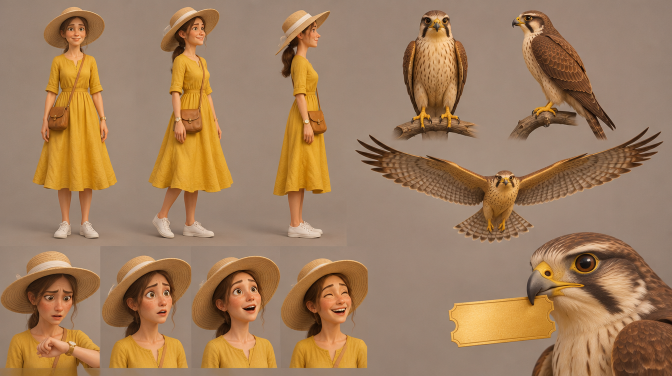
#> input picture reels/falcon/sheets/sheet_v1.png, 1344 x 752 px (shown at 1/2 size)
$ python -i analyze_reference.py   (imports and definitions only)
#> lines starting #> are read from the running program, lines starting #| are printed output that depends on the picture
#> further down, picture is the input picture: PIL image 1344x752 RGB; mean R, G, B 159.2, 125.3, 93.4
#!/usr/bin/env python3
"""Бесплатный разбор видео по кадрам: монтажный ритм, цвет, звук.

Нужен, чтобы (1) снять мерки с эталонного фильма и (2) сравнить с ними свой
готовый ролик. Работает локально через ffmpeg + Pillow, кредиты не тратит.

    python3 analyze_reference.py film.mp4 --out analysis/film

На выходе в папке --out:
    report.md      краткий отчёт для чтения
    report.json    те же числа для сравнения двух видео
    sheet_XX.jpg   раскадровка: средний кадр каждого плана с номером и длиной
    loudness.png   кривая громкости по времени
"""
import argparse
import json
import math
import re
import statistics
import subprocess
import sys
from pathlib import Path

from PIL import Image, ImageDraw, ImageFont


def run(cmd):
    return subprocess.run(cmd, capture_output=True, text=True, errors="replace")


# [55 lines left out: functions probe, detect_active_picture, detect_cuts, build_shots, grab_frame, not called in this run]


def hexc(rgb):
    return "#%02x%02x%02x" % tuple(int(round(c)) for c in rgb)


def pixels(img):
    """Список пикселей; имя метода зависит от версии Pillow."""
    getter = getattr(img, "get_flattened_data", None) or img.getdata
    return list(getter())


def frame_colour(img):
    """Яркость, насыщенность, оттенок теней/светов, 5 главных цветов."""
    small = img.convert("RGB").resize((96, 54))
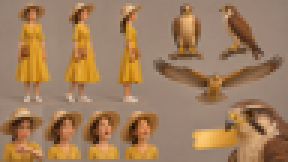
#> small: PIL image 96x54 RGB (shown 3 times larger); mean R, G, B 159.2, 125.3, 93.4
    px = pixels(small)
#> px = 5184 items, first 6: (147, 127, 113), (149, 129, 114), (150, 129, 115), (149, 129, 114), (149, 129, 114), (151, 130, 115)
    lum = [0.2126 * r + 0.7152 * g + 0.0722 * b for r, g, b in px]
#> lum = 5184 values, max 207.4 at index 235, min 18.96 at index 4076, mean 130.2
    hsv = pixels(small.convert("HSV"))
#> in pixels (call 2), `getter = getattr(img, "get_flattened_data", None) or img.getdata`: img: PIL image 96x54 HSV; mean H, S, V 18.6, 103.3, 159.2
#> hsv = 5184 items, first 6: (17, 58, 147), (18, 59, 149), (16, 59, 150), (18, 59, 149), (18, 59, 149), (17, 60, 151)
    order = sorted(range(len(px)), key=lambda i: lum[i])
#> order = 5184 values, max 5183 at index 307, min 0 at index 1444, mean 2591.5
    q = max(1, len(px) // 4)
#> q = 1296

    def mean_rgb(idx):
        return [sum(px[i][c] for i in idx) / len(idx) for c in range(3)]

    pal = small.quantize(colors=5, method=Image.Quantize.MEDIANCUT)
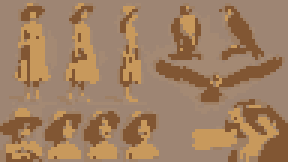
#> pal: PIL image 96x54 P (shown 3 times larger); mean R, G, B 159.9, 127, 97.3
    raw = pal.getpalette()[:15]
#> raw = [200, 153, 92, 164, 137, 115, 158, 133, 115, 158, 127, 100, 129, 86, 51]
    counts = sorted(pal.getcolors(), reverse=True)
#> counts = [(2209, 2), (991, 4), (843, 0), (581, 3), (560, 1)]
    dominant = [hexc(raw[i * 3:i * 3 + 3]) for _, i in counts]
#> dominant = ['#9e8573', '#815633', '#c8995c', '#9e7f64', '#a48973']
    mean = mean_rgb(range(len(px)))
#> mean = [159.2, 125.3, 93.41]
    return {
        "luma": round(sum(lum) / len(lum) / 255, 3),
        "saturation": round(sum(s for _, s, _ in hsv) / len(hsv) / 255, 3),
        "warmth": round((mean[0] - mean[2]) / 255, 3),
        "shadows": hexc(mean_rgb(order[:q])),
        "highlights": hexc(mean_rgb(order[-q:])),
        "dominant": dominant,
    }


# [215 lines left out: functions font, contact_sheets, analyse_audio, stats_block, main, not called in this run]


# [2 lines not run here, left out]

>>> from PIL import Image
>>> picture = Image.open('../../../../reels/falcon/sheets/sheet_v1.png')
>>> result = frame_colour(picture)
#> result = {'luma': 0.511, 'saturation': 0.405, 'warmth': 0.258, 'shadows': '#845a37', 'highlights': '#be9461', 'dominant': ['#9e8573', '#815633', '#c8995c', '#9e7f64', '#a48973']}
